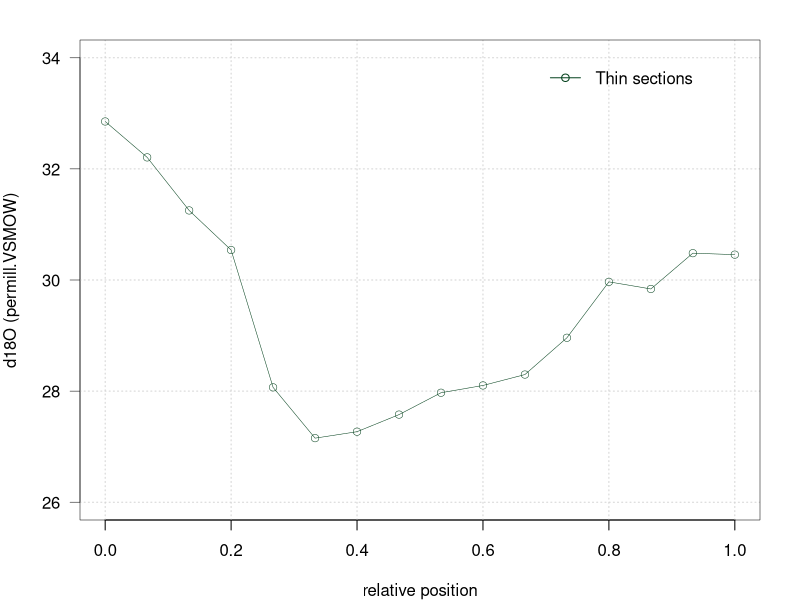
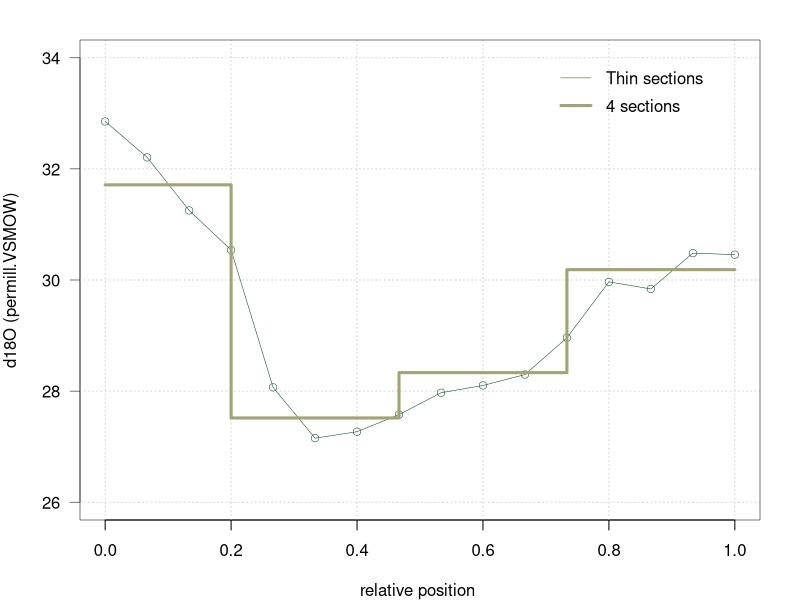
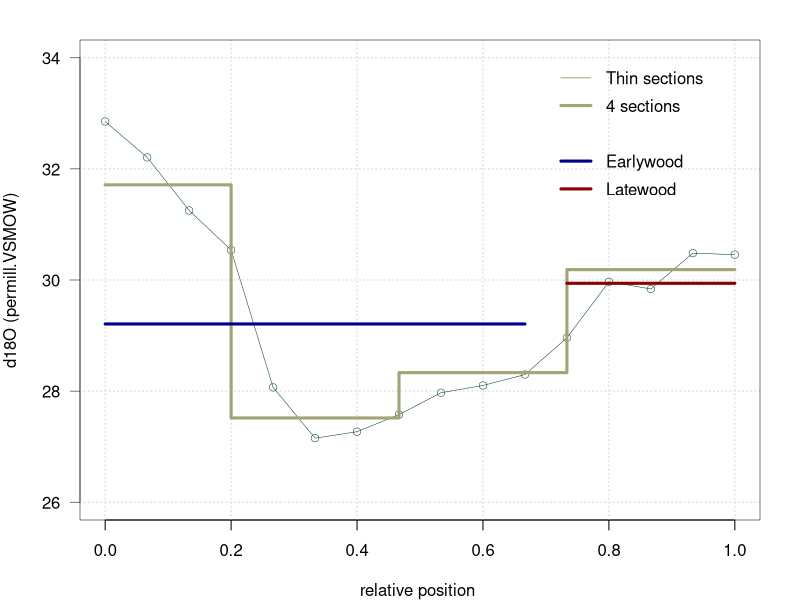
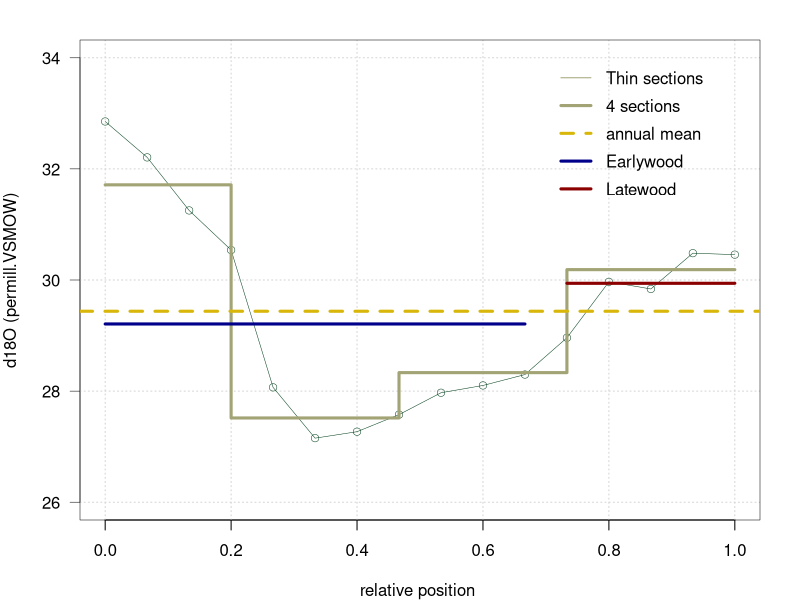

Recreate these plots in R, in order. (Note: this script raises an error after producing the figures.)
## ---- chunk 1
# Read the high resolution 18O data for 1998.
HEL_98 <- read.csv("Data_Notebook5_part1/high_res_HEL_1998.csv") [,c(2,3,8)]
colb1 <- c("#D8B70A","#02401B","#A2A475","#D67236") # color vector

## ---- chunk 2
par(mar=c(4,4,2,2),lwd=0.5)
plot(HEL_98[,3], HEL_98[,2], type="n", ylim=c(26,34), xlim=c(0,1), axes=F, xlab = "relative position", ylab = "d18O (permill.VSMOW)")
axis(1)
axis(2,lwd=0.5,las=2)
grid(lwd=1)
box()

lines( HEL_98[,3],HEL_98[,2], type="o",col=colb1[2],lwd=0.5, pch=1)
legend(x = 0.7, y = 34, legend = "Thin sections", col=colb1[2] , bty = "n",lwd=1,lty=1,pch = 1)

## ---- chunk 3
# select the sections per quarter
p25<- round(0.25*nrow(HEL_98),0)
p50<- round(0.50*nrow(HEL_98),0)
p75<- round(0.75*nrow(HEL_98),0)
p100<- round(1*nrow(HEL_98),0)

HEL_98_quarter  <- c(rep(mean(HEL_98[,2][1:p25], na.rm = T),length(1:p25)),
                  rep(mean(HEL_98[,2][(1+p25):p50], na.rm = T),length((1+p25):p50)),
                  rep(mean(HEL_98[,2][(1+p50):p75], na.rm = T),length((1+p50):p75)),
                  rep(mean(HEL_98[,2][(1+p75):p100], na.rm = T),length((1+p75):p100)))


## ---- chunk 4
par(mar=c(4,4,2,2),lwd=0.5)
plot(HEL_98[,3], HEL_98[,2], type="n", ylim=c(26,34), xlim=c(0,1), axes=F, xlab = "relative position ", ylab = "d18O (permill.VSMOW)")
axis(1)
axis(2,lwd=0.5,las=2)
grid(lwd=1)
box()

lines( HEL_98[,3],HEL_98[,2], type="o",col=colb1[2],lwd=0.5, pch=1)
legend(x = 0.7, y = 34, legend = "Thin sections", col=colb1[3] , bty = "n",lwd=1)

# add the values of the quarters (equally distanced thin sections)
lines( HEL_98[,3],HEL_98_quarter, type="S",col=colb1[3],lwd=3)
legend(x = 0.7, y = 33.5, legend = "4 sections", col=colb1[3] , bty = "n",lwd=3)

## ---- chunk 5
#  We can estimate a % of EW and LW from total thin sections measurements as follows:
EW_1998 <- mean(HEL_98[,2][1:11], na.rm = T)
LW_1998 <- mean(HEL_98[,2][12:16], na.rm = T)
## ---- chunk 6
par(mar=c(4,4,2,2),lwd=0.5)
plot(HEL_98[,3], HEL_98[,2], type="n", ylim=c(26,34), xlim=c(0,1), axes=F, xlab = "relative position ", ylab = "d18O (permill.VSMOW)")
axis(1)
axis(2,lwd=0.5,las=2)
grid(lwd=1)
box()

lines( HEL_98[,3],HEL_98[,2], type="o",col=colb1[2],lwd=0.5, pch=1)
legend(x = 0.7, y = 34, legend = "Thin sections", col=colb1[3] , bty = "n",lwd=1)

# add the values of the quarters (equally distanced thin sections)
lines( HEL_98[,3],HEL_98_quarter, type="S",col=colb1[3],lwd=3)
legend(x = 0.7, y = 33.5, legend = "4 sections", col=colb1[3] , bty = "n",lwd=3)

# Add the values EW and LW 
lines(HEL_98[,3][1:11], rep(EW_1998, 11),type="s",col="darkblue",lwd=3  )#EW
legend(x = 0.7, y = 32.5, legend = "Earlywood", col="darkblue" , bty = "n",lwd=3)

lines(HEL_98[,3][12:16], rep(LW_1998, 5),type="s",col="darkred",lwd=3  )#LW
legend(x = 0.7, y = 32, legend = "Latewood", col="darkred" , bty = "n",lwd=3)

## ---- chunk 7
#Here you will need to estimate the  average of the ring based on the thin sections provided.
# example 
HEL_98_complete <- mean(HEL_98[,2])

## ---- chunk 8
par(mar=c(4,4,2,2),lwd=0.5)
plot(HEL_98[,3], HEL_98[,2], type="n", ylim=c(26,34), xlim=c(0,1), axes=F, xlab = "relative position ", ylab = "d18O (permill.VSMOW)")
axis(1)
axis(2,lwd=0.5,las=2)
grid(lwd=1)
box()

lines( HEL_98[,3],HEL_98[,2], type="o",col=colb1[2],lwd=0.5, pch=1)
legend(x = 0.7, y = 34, legend = "Thin sections", col=colb1[3] , bty = "n",lwd=1)

# add the values of the quarters (equally distanced thin sections)
lines( HEL_98[,3],HEL_98_quarter, type="S",col=colb1[3],lwd=3)
legend(x = 0.7, y = 33.5, legend = "4 sections", col=colb1[3] , bty = "n",lwd=3)

# Add the values EW and LW 
lines(HEL_98[,3][1:11], rep(EW_1998, 11),type="s",col="darkblue",lwd=3  )#EW
legend(x = 0.7, y = 32.5, legend = "Earlywood", col="darkblue" , bty = "n",lwd=3)

lines(HEL_98[,3][12:16], rep(LW_1998, 5),type="s",col="darkred",lwd=3  )#LW
legend(x = 0.7, y = 32, legend = "Latewood", col="darkred" , bty = "n",lwd=3)
# add the annual 18O value
abline(h = HEL_98_complete,col=colb1[1],lwd=3,lty=2)
legend(x = 0.7, y = 33, legend = "annual mean", col=colb1[1] , bty = "n",lwd=3,lty=2)
## ---- chunk 9
#read VPD data for this site
VPD_HEL <- read.csv("Data_Notebook5_part1/VPD_1998_1999_HEL.csv" )[,c(2,3,4)]
# Note that the VPD values are reported for Day of the year
#VPD_1998
par(mar=c(4,4,2,2),lwd=0.5)
plot(x = c(1:10),y=c(1:10),xlim = c(135,304), ylim = c(0,40) , type = "n", axes = F, xlab = "DOY", ylab = "VPD")
polygon(x = days_doy, y = c(VPD_HEL[,2], rev(VPD_HEL[,3])), border = F, col = rgb(0.2,0.3,0.4,0.6))
axis(1, at = seq(135,304,15),lwd=0.5,las=2)
axis(2,at = seq(0,40, 10), las=2,lwd=0.5)
grid(lwd=1)
box()
## ---- chunk 10
# here we will conduct the seasonal correlations
# using the data in this project lcated in "Data_Notebook5_part2"


## ---- chunk 11
EW.c
